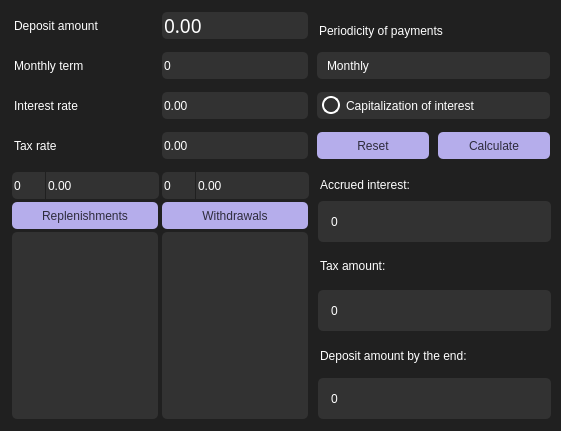
<?xml version="1.0" encoding="UTF-8"?>
<ui version="4.0">
 <class>Deposit</class>
 <widget class="QWidget" name="Deposit">
  <property name="geometry">
   <rect>
    <x>0</x>
    <y>0</y>
    <width>561</width>
    <height>431</height>
   </rect>
  </property>
  <property name="windowTitle">
   <string>Form</string>
  </property>
  <property name="styleSheet">
   <string notr="true">background-color: #202020;</string>
  </property>
  <widget class="QDoubleSpinBox" name="taxRate">
   <property name="geometry">
    <rect>
     <x>160</x>
     <y>130</y>
     <width>150</width>
     <height>31</height>
    </rect>
   </property>
   <property name="styleSheet">
    <string notr="true">QDoubleSpinBox {
background-color: #323232;
color: #ffffff;
font: 14pt &quot;Sans Serif Collection&quot;;
border-radius: 5%;
margin: 2;
}

QDoubleSpinBox:hover {
background-color: #3B3B3B;
}

QDoubleSpinBox::up-button { width: 20px;
border:0;
}

QDoubleSpinBox::down-button { width: 20px;
border: 0;
}</string>
   </property>
  </widget>
  <widget class="QCheckBox" name="capitatlizationCheckBox">
   <property name="geometry">
    <rect>
     <x>315</x>
     <y>90</y>
     <width>237</width>
     <height>31</height>
    </rect>
   </property>
   <property name="toolTipDuration">
    <number>0</number>
   </property>
   <property name="styleSheet">
    <string notr="true">QCheckBox {
padding-left: 5px;
background-color: #323232;
color: #ffffff;
font: 14pt &quot;Sans Serif Collection&quot;;
border-radius: 5%;
margin: 2;
}

QCheckBox:hover {
background-color: #3B3B3B;
}

QRadioButton:pressed {
background-color: #282828;
color: #cecece;
}

QCheckBox::indicator {
width: 14px;
height: 14px;
border-radius: 9px;
border: 2px solid  #ffffff;
}

QCheckBox::indicator:checked {
width: 10px;
height: 10px;
border: 4px solid  #9690c2;
border-radius: 9px;
}</string>
   </property>
   <property name="text">
    <string>Capitalization of interest</string>
   </property>
  </widget>
  <widget class="QSpinBox" name="replenishmentMonth">
   <property name="geometry">
    <rect>
     <x>10</x>
     <y>170</y>
     <width>37</width>
     <height>31</height>
    </rect>
   </property>
   <property name="styleSheet">
    <string notr="true">QSpinBox {
background-color: #323232;
color: #ffffff;
font: 14pt &quot;Sans Serif Collection&quot;;
border-top-left-radius: 5%;
border-bottom-left-radius: 5%;
margin: 2;
}

QSpinBox:hover {
background-color: #3B3B3B;
}

QSpinBox::up-button { width: 0px;
border:0;
}

QSpinBox::down-button { width: 0px;
border: 0;
}</string>
   </property>
   <property name="maximum">
    <number>0</number>
   </property>
  </widget>
  <widget class="QLabel" name="interestRateLabel">
   <property name="geometry">
    <rect>
     <x>10</x>
     <y>90</y>
     <width>131</width>
     <height>31</height>
    </rect>
   </property>
   <property name="styleSheet">
    <string notr="true">QLabel {
color: white;
font: 14pt &quot;Sans Serif Collection&quot;;
padding: 1;
}</string>
   </property>
   <property name="text">
    <string>Interest rate</string>
   </property>
  </widget>
  <widget class="QPushButton" name="withdrawalsAddButton">
   <property name="geometry">
    <rect>
     <x>160</x>
     <y>200</y>
     <width>150</width>
     <height>31</height>
    </rect>
   </property>
   <property name="styleSheet">
    <string notr="true">QPushButton {
background-color: #b5adeb;
color: #2e2c3c;
font: 14pt &quot;Sans Serif Collection&quot;;
border-radius: 5%;
margin: 2;
}

QPushButton:hover {
background-color: #9690c2;
}

QPushButton:pressed {
background-color: #9690c2;
color: #605c7c;
}</string>
   </property>
   <property name="text">
    <string>Withdrawals</string>
   </property>
  </widget>
  <widget class="QLabel" name="taxRateLabel">
   <property name="geometry">
    <rect>
     <x>10</x>
     <y>130</y>
     <width>131</width>
     <height>31</height>
    </rect>
   </property>
   <property name="styleSheet">
    <string notr="true">QLabel {
color: white;
font: 14pt &quot;Sans Serif Collection&quot;;
padding: 1;
}</string>
   </property>
   <property name="text">
    <string>Tax rate</string>
   </property>
  </widget>
  <widget class="QPushButton" name="replenishmentAddButton">
   <property name="geometry">
    <rect>
     <x>10</x>
     <y>200</y>
     <width>150</width>
     <height>31</height>
    </rect>
   </property>
   <property name="styleSheet">
    <string notr="true">QPushButton {
background-color: #b5adeb;
color: #2e2c3c;
font: 14pt &quot;Sans Serif Collection&quot;;
border-radius: 5%;
margin: 2;
}

QPushButton:hover {
background-color: #9690c2;
}

QPushButton:pressed {
background-color: #9690c2;
color: #605c7c;
}</string>
   </property>
   <property name="text">
    <string>Replenishments</string>
   </property>
  </widget>
  <widget class="QSpinBox" name="mothlyTerm">
   <property name="geometry">
    <rect>
     <x>160</x>
     <y>50</y>
     <width>150</width>
     <height>31</height>
    </rect>
   </property>
   <property name="styleSheet">
    <string notr="true">QSpinBox {
background-color: #323232;
color: #ffffff;
font: 14pt &quot;Sans Serif Collection&quot;;
border-radius: 5%;
margin: 2;
}

QSpinBox:hover {
background-color: #3B3B3B;
}

QSpinBox::up-button { width: 0px;
border:0;
}

QSpinBox::down-button { width: 0px;
border: 0;
}</string>
   </property>
   <property name="maximum">
    <number>600</number>
   </property>
  </widget>
  <widget class="QComboBox" name="pereodicetyComboBox">
   <property name="geometry">
    <rect>
     <x>315</x>
     <y>50</y>
     <width>237</width>
     <height>31</height>
    </rect>
   </property>
   <property name="styleSheet">
    <string notr="true">QComboBox {
background-color: #323232;
color: #ffffff;
padding-left: 10px;
font: 14pt &quot;Sans Serif Collection&quot;;
border-radius: 5%;
margin: 2;
}

QComboBox:hover {
background-color: #3B3B3B;
}

QComboBox::drop-down {
border: none;
}

QComboBox QAbstractItemView {
background-color: #3B3B3B;
color: #ffffff;
font: 14pt &quot;Sans Serif Collection&quot;;
border-radius: 5%;
}</string>
   </property>
   <item>
    <property name="text">
     <string>Monthly</string>
    </property>
   </item>
   <item>
    <property name="text">
     <string>Quarterly</string>
    </property>
   </item>
   <item>
    <property name="text">
     <string>Half-yearly</string>
    </property>
   </item>
   <item>
    <property name="text">
     <string>Yearly</string>
    </property>
   </item>
  </widget>
  <widget class="QListWidget" name="withdrawalList">
   <property name="geometry">
    <rect>
     <x>160</x>
     <y>230</y>
     <width>150</width>
     <height>191</height>
    </rect>
   </property>
   <property name="styleSheet">
    <string notr="true">QListWidget {background-color: #323232;
color: #ffffff;
font: 14pt &quot;Sans Serif Collection&quot;;
border-radius: 5%;
margin: 2;
}

QScrollBar:vertical {
width: 0px;
}</string>
   </property>
  </widget>
  <widget class="QDoubleSpinBox" name="interestRate">
   <property name="geometry">
    <rect>
     <x>160</x>
     <y>90</y>
     <width>150</width>
     <height>31</height>
    </rect>
   </property>
   <property name="styleSheet">
    <string notr="true">QDoubleSpinBox {
background-color: #323232;
color: #ffffff;
font: 14pt &quot;Sans Serif Collection&quot;;
border-radius: 5%;
margin: 2;
}

QDoubleSpinBox:hover {
background-color: #3B3B3B;
}

QDoubleSpinBox::up-button { width: 20px;
border:0;
}

QDoubleSpinBox::down-button { width: 20px;
border: 0;
}</string>
   </property>
   <property name="minimum">
    <double>0.000000000000000</double>
   </property>
   <property name="maximum">
    <double>50.000000000000000</double>
   </property>
  </widget>
  <widget class="QLabel" name="depositAmountLabel">
   <property name="geometry">
    <rect>
     <x>10</x>
     <y>10</y>
     <width>141</width>
     <height>31</height>
    </rect>
   </property>
   <property name="styleSheet">
    <string notr="true">QLabel {
color: white;
font: 14pt &quot;Sans Serif Collection&quot;;
padding: 1;
}</string>
   </property>
   <property name="text">
    <string>Deposit amount</string>
   </property>
  </widget>
  <widget class="QDoubleSpinBox" name="withdrawalAmount">
   <property name="geometry">
    <rect>
     <x>194</x>
     <y>170</y>
     <width>117</width>
     <height>31</height>
    </rect>
   </property>
   <property name="styleSheet">
    <string notr="true">QDoubleSpinBox {
background-color: #323232;
color: #ffffff;
font: 14pt &quot;Sans Serif Collection&quot;;
border-top-right-radius: 5%;
border-bottom-right-radius: 5%;
margin: 2;
}

QDoubleSpinBox:hover {
background-color: #3B3B3B;
}

QDoubleSpinBox::up-button { width: 0px;
border:0;
}

QDoubleSpinBox::down-button { width: 0px;
border: 0;
}</string>
   </property>
   <property name="maximum">
    <double>0.000000000000000</double>
   </property>
  </widget>
  <widget class="QDoubleSpinBox" name="replenishmentAmount">
   <property name="geometry">
    <rect>
     <x>44</x>
     <y>170</y>
     <width>117</width>
     <height>31</height>
    </rect>
   </property>
   <property name="styleSheet">
    <string notr="true">QDoubleSpinBox {
background-color: #323232;
color: #ffffff;
font: 14pt &quot;Sans Serif Collection&quot;;
border-top-right-radius: 5%;
border-bottom-right-radius: 5%;
margin: 2;
}

QDoubleSpinBox:hover {
background-color: #3B3B3B;
}

QDoubleSpinBox::up-button { width: 0px;
border:0;
}

QDoubleSpinBox::down-button { width: 0px;
border: 0;
}</string>
   </property>
   <property name="maximum">
    <double>9999999999999.000000000000000</double>
   </property>
  </widget>
  <widget class="QLabel" name="termLabel">
   <property name="geometry">
    <rect>
     <x>10</x>
     <y>50</y>
     <width>141</width>
     <height>31</height>
    </rect>
   </property>
   <property name="styleSheet">
    <string notr="true">QLabel {
color: white;
font: 14pt &quot;Sans Serif Collection&quot;;
padding: 1;
}</string>
   </property>
   <property name="text">
    <string>Monthly term</string>
   </property>
  </widget>
  <widget class="QSpinBox" name="withdrawalMonth">
   <property name="geometry">
    <rect>
     <x>160</x>
     <y>170</y>
     <width>37</width>
     <height>31</height>
    </rect>
   </property>
   <property name="styleSheet">
    <string notr="true">QSpinBox {
background-color: #323232;
color: #ffffff;
font: 14pt &quot;Sans Serif Collection&quot;;
border-top-left-radius: 5%;
border-bottom-left-radius: 5%;
margin: 2;
}

QSpinBox:hover {
background-color: #3B3B3B;
}

QSpinBox::up-button { width: 0px;
border:0;
}

QSpinBox::down-button { width: 0px;
border: 0;
}</string>
   </property>
   <property name="maximum">
    <number>0</number>
   </property>
  </widget>
  <widget class="QListWidget" name="replenishmentList">
   <property name="geometry">
    <rect>
     <x>10</x>
     <y>230</y>
     <width>150</width>
     <height>191</height>
    </rect>
   </property>
   <property name="styleSheet">
    <string notr="true">QListWidget {background-color: #323232;
color: #ffffff;
font: 14pt &quot;Sans Serif Collection&quot;;
border-radius: 5%;
margin: 2;
}


QScrollBar:vertical {
width: 0px;
}</string>
   </property>
  </widget>
  <widget class="QPushButton" name="calculateButton">
   <property name="geometry">
    <rect>
     <x>436</x>
     <y>130</y>
     <width>116</width>
     <height>31</height>
    </rect>
   </property>
   <property name="styleSheet">
    <string notr="true">QPushButton {
background-color: #b5adeb;
color: #2e2c3c;
font: 14pt &quot;Sans Serif Collection&quot;;
border-radius: 5%;
margin: 2;
}

QPushButton:hover {
background-color: #9690c2;
}

QPushButton:pressed {
background-color: #9690c2;
color: #605c7c;
}</string>
   </property>
   <property name="text">
    <string>Calculate</string>
   </property>
  </widget>
  <widget class="QDoubleSpinBox" name="depositAmount">
   <property name="geometry">
    <rect>
     <x>160</x>
     <y>10</y>
     <width>150</width>
     <height>31</height>
    </rect>
   </property>
   <property name="font">
    <font>
     <family>Sans Serif Collection</family>
     <pointsize>14</pointsize>
     <italic>false</italic>
     <bold>false</bold>
    </font>
   </property>
   <property name="styleSheet">
    <string notr="true">QDoubleSpinBox {
background-color: #323232;
color: #ffffff;
font: 14pt &quot;Sans Serif Collection&quot;;
border-radius: 5%;
margin: 2;
}

QDoubleSpinBox:hover {
background-color: #3B3B3B;
}

QDoubleSpinBox::up-button { width: 20px;
border:0;
}

QDoubleSpinBox::down-button { width: 20px;
border: 0;
}</string>
   </property>
   <property name="maximum">
    <double>9999999999999.000000000000000</double>
   </property>
  </widget>
  <widget class="QLabel" name="periodicityLabel">
   <property name="geometry">
    <rect>
     <x>315</x>
     <y>10</y>
     <width>237</width>
     <height>41</height>
    </rect>
   </property>
   <property name="styleSheet">
    <string notr="true">QLabel {
color: white;
font: 14pt &quot;Sans Serif Collection&quot;;
padding: 1;
}</string>
   </property>
   <property name="text">
    <string>Periodicity of payments</string>
   </property>
  </widget>
  <widget class="QPushButton" name="resetButton">
   <property name="geometry">
    <rect>
     <x>315</x>
     <y>130</y>
     <width>116</width>
     <height>31</height>
    </rect>
   </property>
   <property name="styleSheet">
    <string notr="true">QPushButton {
background-color: #b5adeb;
color: #2e2c3c;
font: 14pt &quot;Sans Serif Collection&quot;;
border-radius: 5%;
margin: 2;
}

QPushButton:hover {
background-color: #9690c2;
}

QPushButton:pressed {
background-color: #9690c2;
color: #605c7c;
}</string>
   </property>
   <property name="text">
    <string>Reset</string>
   </property>
  </widget>
  <widget class="QLabel" name="accruedInterest">
   <property name="geometry">
    <rect>
     <x>316</x>
     <y>169</y>
     <width>237</width>
     <height>31</height>
    </rect>
   </property>
   <property name="styleSheet">
    <string notr="true">QLabel {
color: white;
font: 14pt &quot;Sans Serif Collection&quot;;
padding: 1;
}</string>
   </property>
   <property name="text">
    <string>Accrued interest:</string>
   </property>
  </widget>
  <widget class="QLabel" name="taxAmount">
   <property name="geometry">
    <rect>
     <x>316</x>
     <y>250</y>
     <width>237</width>
     <height>31</height>
    </rect>
   </property>
   <property name="styleSheet">
    <string notr="true">QLabel {
color: white;
font: 14pt &quot;Sans Serif Collection&quot;;
padding: 1;
}</string>
   </property>
   <property name="text">
    <string>Tax amount:</string>
   </property>
  </widget>
  <widget class="QLabel" name="endTermsAmount">
   <property name="geometry">
    <rect>
     <x>316</x>
     <y>340</y>
     <width>237</width>
     <height>31</height>
    </rect>
   </property>
   <property name="styleSheet">
    <string notr="true">QLabel {
color: white;
font: 14pt &quot;Sans Serif Collection&quot;;
padding: 1;
}</string>
   </property>
   <property name="text">
    <string>Deposit amount by the end:</string>
   </property>
  </widget>
  <widget class="QLabel" name="accruedInterestValue">
   <property name="geometry">
    <rect>
     <x>316</x>
     <y>199</y>
     <width>237</width>
     <height>45</height>
    </rect>
   </property>
   <property name="styleSheet">
    <string notr="true">QLabel {
padding-left: 10px;
background-color: #323232;
color: #ffffff;
font: 18pt &quot;Sans Serif Collection&quot;;
border-radius: 5%;
margin: 2;
}</string>
   </property>
   <property name="text">
    <string>0</string>
   </property>
  </widget>
  <widget class="QLabel" name="taxAmountValue">
   <property name="geometry">
    <rect>
     <x>316</x>
     <y>288</y>
     <width>237</width>
     <height>45</height>
    </rect>
   </property>
   <property name="styleSheet">
    <string notr="true">QLabel {
padding-left: 10px;
background-color: #323232;
color: #ffffff;
font: 18pt &quot;Sans Serif Collection&quot;;
border-radius: 5%;
margin: 2;
}</string>
   </property>
   <property name="text">
    <string>0</string>
   </property>
  </widget>
  <widget class="QLabel" name="endTermsAmountValue">
   <property name="geometry">
    <rect>
     <x>316</x>
     <y>376</y>
     <width>237</width>
     <height>45</height>
    </rect>
   </property>
   <property name="styleSheet">
    <string notr="true">QLabel {
padding-left: 10px;
background-color: #323232;
color: #ffffff;
font: 18pt &quot;Sans Serif Collection&quot;;
border-radius: 5%;
margin: 2;
}</string>
   </property>
   <property name="text">
    <string>0</string>
   </property>
  </widget>
 </widget>
 <resources/>
 <connections/>
</ui>
